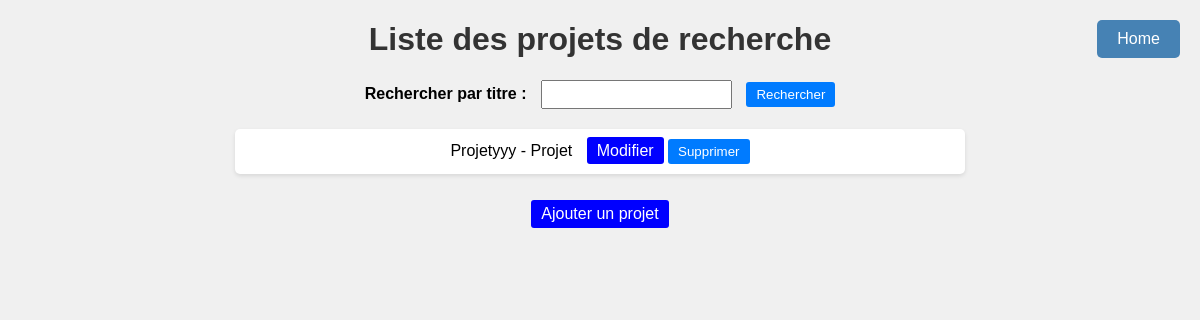
The app's page /projets/, older data.
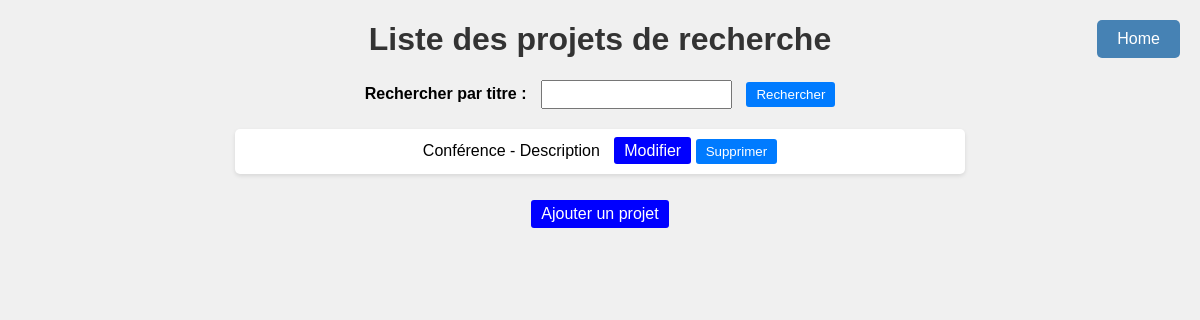
The same page, newer data.
### projects/models.py (models this page shows)
class ProjetDeRecherche(models.Model):
    titre = models.CharField(max_length=200)
    description = models.TextField()
    date_debut = models.DateField()
    date_fin_prevue = models.DateField(blank=True, null=True)
    chef_de_projet = models.ForeignKey(Chercheur, related_name='projets_recherches', related_query_name='projet', on_delete=models.CASCADE, blank=True, null=True)

### projects/views.py (the view)
# urls.py: path('projets/', ListeProjetsRecherche.as_view(), name='list_projets'),
class ListeProjetsRecherche(ListView):
    model = ProjetDeRecherche
    template_name = 'projets.html'
    context_object_name = 'projets'
    def get_queryset(self):
        queryset = super().get_queryset()
        titre_query = self.request.GET.get('titre', '')
        if titre_query:
            queryset = queryset.filter(titre__icontains=titre_query)
        return queryset

### projects/templates/projets.html (shortened to what this page needs)
<!DOCTYPE html>
<html lang="fr">
<head>
</head>
<body>
    <div class="home-link">
        <a href="{% url 'home' %}">Home</a>
    </div>
    <h1>Liste des projets de recherche</h1>
    <form action="{% url 'list_projets' %}" method="get">
        <label for="id_titre">Rechercher par titre :</label>
        <input type="text" id="id_titre" name="titre" value="{{ request.GET.titre }}">
        <button type="submit">Rechercher</button>
    </form>
    <ul>
        {% for projet in projets %}
            <li>
                {{ projet.titre }} - {{ projet.description }}
                <a href="{% url 'update_projet' projet.id %}" class="btn-modifier">Modifier</a>
                <form action="{% url 'delete_projet' projet.id %}" method="post" style="display: inline;">
                    <button type="submit" class="btn-supprimer">Supprimer</button>
                </form>
            </li>
        {% empty %}
            <li>Aucun projet trouvé.</li>
        {% endfor %}
    </ul>
    <a href="{% url 'add_projet' %}" class="btn-ajouter">Ajouter un projet</a>
</body>
</html>

Row changes from the older to the newer data that the page shows:
removed ProjetDeRecherche: titre "Projetyyy", description "Projet"
added ProjetDeRecherche: titre "Conférence", description "Description"
